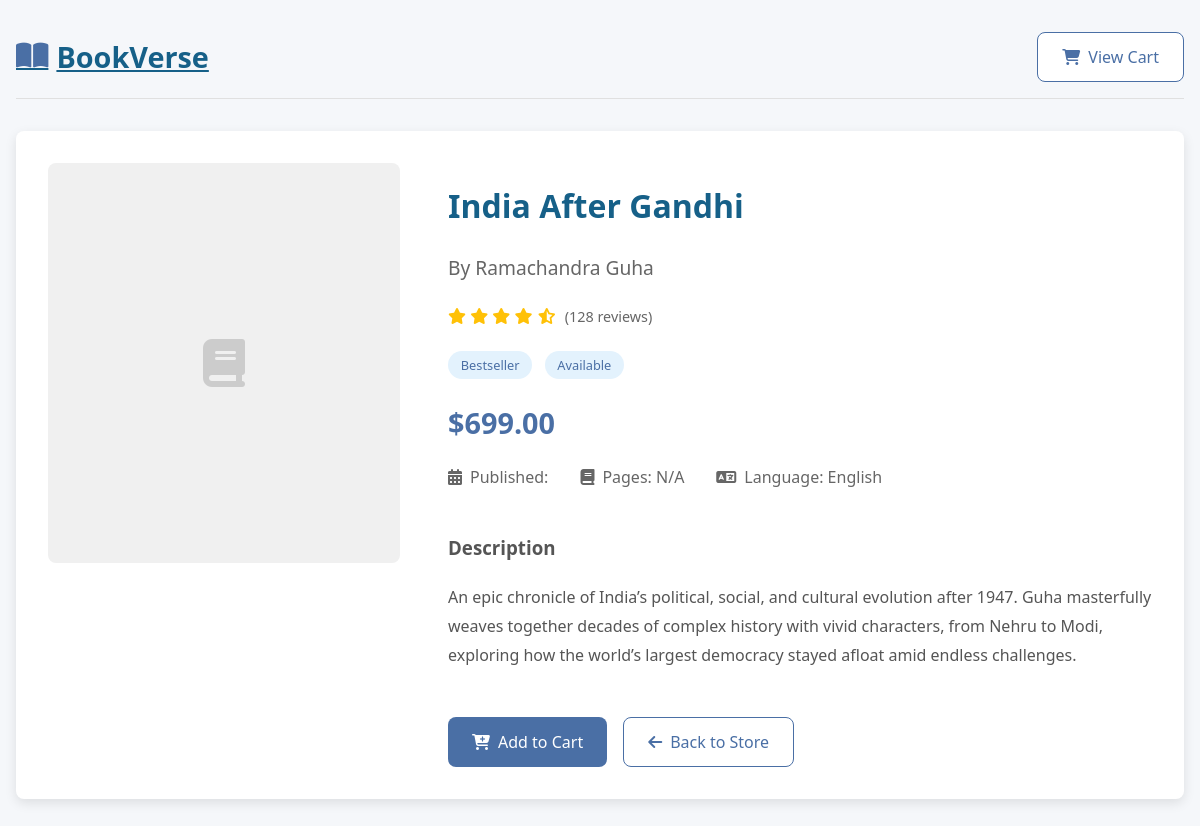
/book/1/ (signed in), run on the app's committed database.
### store/models.py (models this page shows, shortened)
class Book(models.Model):
    title = models.CharField(max_length=100)
    author = models.CharField(max_length=100)
    price = models.DecimalField(max_digits=6, decimal_places=2)
    description = models.TextField()

### store/views.py (the view)
# urls.py: path('book/<int:book_id>/', views.book_detail, name='book_detail'),
@login_required
def book_detail(request, book_id):
    book = get_object_or_404(Book, id=book_id)
    return render(request, 'store/book_detail.html', {'book': book})

### templates/store/book_detail.html (shortened to what this page needs)
<!DOCTYPE html>
<html lang="en">
<head>
    <link rel="stylesheet" href="https://cdnjs.cloudflare.com/ajax/libs/font-awesome/6.4.0/css/all.min.css">
</head>
<body>
    <div class="container">
        <div class="header">
            <a href="{% url 'book_list' %}" class="logo">
                <i class="fas fa-book-open"></i>
                BookVerse
            </a>
            <div>
                <a href="{% url 'view_cart' %}" class="btn btn-outline">
                    <i class="fas fa-shopping-cart"></i>
                    View Cart
                </a>
            </div>
        </div>
        <div class="book-detail-container">
            <div class="book-cover-large">
                {% if book.cover_image %}
                    <img src="{{ book.cover_image.url }}" alt="{{ book.title }}" style="width: 100%; height: 100%; object-fit: cover;">
                {% else %}
                    <i class="fas fa-book"></i>
                {% endif %}
            </div>
            <div class="book-info">
                <h1 class="book-title">{{ book.title }}</h1>
                <p class="book-author">By {{ book.author }}</p>
                <div class="rating">
                    <div class="stars">
                        <i class="fas fa-star"></i>
                        <i class="fas fa-star"></i>
                        <i class="fas fa-star"></i>
                        <i class="fas fa-star"></i>
                        <i class="fas fa-star-half-alt"></i>
                    </div>
                    <span class="reviews">(128 reviews)</span>
                </div>
                <div>
                    <span class="badge">Bestseller</span>
                    <span class="badge">Available</span>
                </div>
                <p class="book-price">${{ book.price }}</p>
                <div class="book-meta">
                    <div class="meta-item">
                        <i class="fas fa-calendar-alt"></i>
                        <span>Published: {{ book.publication_date|date:"F Y" }}</span>
                    </div>
                    <div class="meta-item">
                        <i class="fas fa-book"></i>
                        <span>Pages: {{ book.pages|default:"N/A" }}</span>
                    </div>
                    <div class="meta-item">
                        <i class="fas fa-language"></i>
                        <span>Language: English</span>
                    </div>
                </div>
                <div class="book-description">
                    <h3>Description</h3>
                    <p>{{ book.description }}</p>
                </div>
                <div class="action-buttons">
                    <a href="{% url 'add_to_cart' book.id %}" class="btn btn-primary">
                        <i class="fas fa-cart-plus"></i>
                        Add to Cart
                    </a>
                    <a href="{% url 'book_list' %}" class="btn btn-outline">
                        <i class="fas fa-arrow-left"></i>
                        Back to Store
                    </a>
                </div>
            </div>
        </div>
    </div>
</body>
</html>

### templates/store/book_detail.html (style rules this page uses)
:root { --primary: #4a6fa5; --secondary: #166088; --accent: #4fc3f7; --light: #f8f9fa; --dark: #212529; --success: #28a745; --border-radius: 8px; --box-shadow: 0 4px 12px rgba(0, 0, 0, 0.1); }
body { font-family: 'Segoe UI', Tahoma, Geneva, Verdana, sans-serif; background-color: #f5f7fa; margin: 0; padding: 0; color: var(--dark); }
.container { max-width: 1200px; margin: 2rem auto; padding: 0 1rem; }
.header { display: flex; justify-content: space-between; align-items: center; margin-bottom: 2rem; padding-bottom: 1rem; border-bottom: 1px solid #e0e0e0; }
.logo { font-size: 1.8rem; font-weight: 700; color: var(--secondary); display: flex; align-items: center; }
.logo i { margin-right: 0.5rem; color: var(--primary); }
.btn { padding: 0.8rem 1.5rem; border-radius: var(--border-radius); text-decoration: none; font-weight: 500; transition: all 0.3s ease; display: inline-flex; align-items: center; gap: 0.5rem; border: none; cursor: pointer; font-size: 1rem; }
.btn-primary { background-color: var(--primary); color: white; }
.btn-outline { border: 1px solid var(--primary); color: var(--primary); background: white; }
.book-detail-container { display: grid; grid-template-columns: 1fr 2fr; gap: 3rem; background: white; border-radius: var(--border-radius); box-shadow: var(--box-shadow); overflow: hidden; padding: 2rem; }
.book-cover-large { height: 400px; background-color: #f0f0f0; display: flex; align-items: center; justify-content: center; border-radius: var(--border-radius); }
.book-cover-large i { font-size: 3rem; color: #ccc; }
.book-info { display: flex; flex-direction: column; }
.book-title { font-size: 2rem; font-weight: 700; margin-bottom: 0.5rem; color: var(--secondary); }
.book-author { font-size: 1.2rem; color: #666; margin-bottom: 1.5rem; }
.book-meta { display: flex; gap: 2rem; margin-bottom: 1.5rem; }
.meta-item { display: flex; align-items: center; gap: 0.5rem; color: #666; }
.book-price { font-size: 1.8rem; font-weight: 700; color: var(--primary); margin: 1.5rem 0; }
.book-description { line-height: 1.8; color: #555; margin-bottom: 2rem; }
.action-buttons { display: flex; gap: 1rem; margin-top: auto; }
.rating { display: flex; align-items: center; gap: 0.5rem; margin-bottom: 1.5rem; }
.stars { color: #ffc107; }
.reviews { color: #666; font-size: 0.9rem; }
.badge { display: inline-block; padding: 0.3rem 0.8rem; background-color: #e3f2fd; color: var(--primary); border-radius: 20px; font-size: 0.8rem; font-weight: 500; margin-right: 0.5rem; }

### data on the page
Book: title "India After Gandhi", author "Ramachandra Guha", price "699.00", description "An epic chronicle of India’s political, social, and cultural evolution after 1947. Guha masterfully weaves together decades of complex history with vivid characters, from Nehru to Modi, exploring how the world’s largest democracy stayed afloat amid endless challenges."

### other printed values
{{ book.pages|default:"N/A" }} "N/A"
